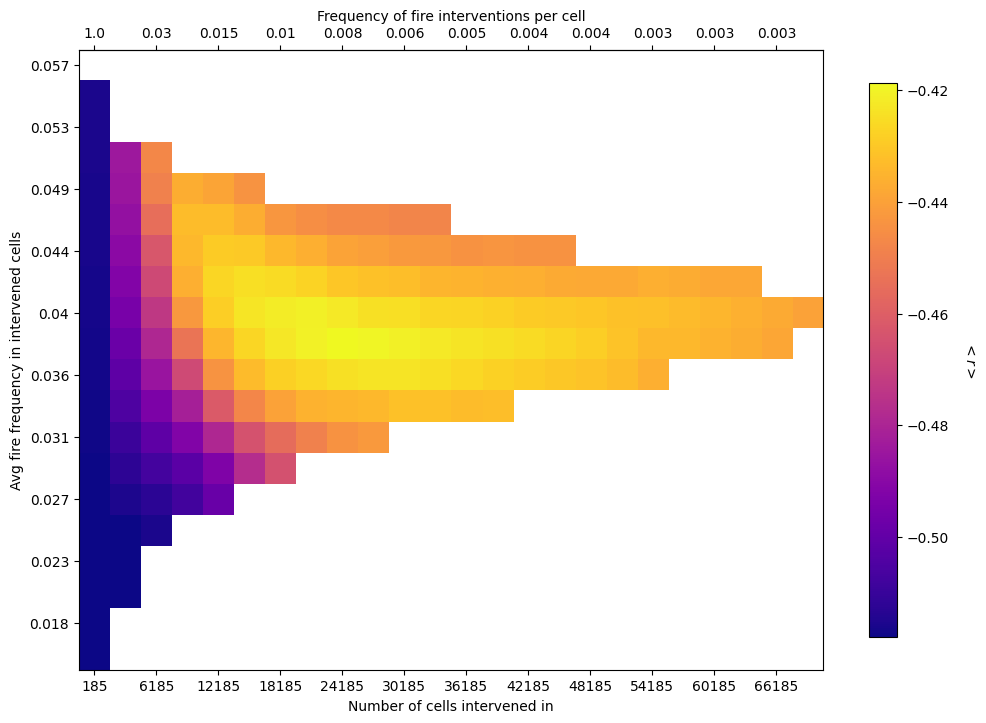

Here is the Python script that generated this plot:
import numpy as np
import signac as sg
import sys
from project import Phase
from itertools import product
import timeit
import os
import json
from global_functions import plot_phase

constants = {}
constants['progress'] = False
constants['metric_thresh'] = 0.98
constants['c'] = 1.42
constants['Aeff'] = 1.0
constants['t_final'] = 600
constants['sim_method'] = 'nint'
constants['ul_coord'] = [1500, 2800]
constants['lr_coord'] = [2723, 3905]
constants['min_tau'] = 3
constants['A_cell'] = 270**2 / 1e6 #km^2
constants['tau_bw_ratio'] = 30 #For binning initial tau (with uncertainty)
constants['tauc_baseline'] = 200 #years, max(tauc) possible at min(ncell) given C
constants['ncell_samples'] = 20
#constants['ncell_samples'] = 20
#constants['slice_samples'] = 30
constants['slice_samples'] = 100
constants['baseline_A_min'] = 10 #km^2
constants['baseline_A_max'] = 160 * 2.0043963553530753
constants['baseline_A_samples'] = 20
#constants['baseline_A_samples'] = 3
#constants['delta_tau_min'] = 0.0
#constants['delta_tau_max'] = 0.0
#constants['delta_tau_samples'] = 1
constants['delta_tau_min'] = -10.0
constants['delta_tau_max'] = 10.0
constants['delta_tau_samples'] = 81
constants['root'] = 0 #For mpi

#metrics = ["lambda_s", "mu_s", "r"]
metrics = ["mu_s"]
tauc_methods = ["flat", "initlinear", "initinverse"]
#tauc_methods = ["initinverse"]
# Loop over tauc_methods and metrics 
for metric in metrics:
    constants.update({'metric': metric})
    # Set True to overwrite metrics (only once per metric)
    constants.update({'overwrite_metrics': False}) 
    if metric == metrics[0]:
        # Set True to overwrite scaling params (only once per tauc_method)
        constants.update({'overwrite_scaleparams': False})
    else:
        constants.update({'overwrite_scaleparams': False}) 
    #if metric == 'r':
    #    constants.update({'final_max_tau': 70})
    #else:
    #    constants.update({'final_max_tau': np.nan})
    constants.update({'final_max_tau': np.nan})

    for (tauc_method_i, tauc_method) in enumerate(tauc_methods):
        if tauc_method_i > 0:
            constants.update({'overwrite_metrics': False})
        constants.update({'tauc_method': tauc_method})

        # Init a phase processor based on above constants
        pproc = Phase(**constants) 
        if pproc.rank == 0: print(f"on {tauc_method} tauc_method")
        pproc.initialize()

        # Loop over initial tau uncertainty
        for delta_tau_i, delta_tau in enumerate(pproc.delta_tau_vec):
            if pproc.rank == pproc.root: print(f"on delta_tau={delta_tau}")
            start_time = timeit.default_timer()

            # Apply uncertainty to <tau> distribution
            '''change to pproc.set_tau_expect(delta_tau)...is this line even neccessary?'''
            pproc.tau_expect = pproc.tau_flat + delta_tau

            # Initialize data for visualizing slices of phase at delta tau and C values 
            pproc.phase_deltatau_C = np.ones((len(pproc.C_vec), len(pproc.tau_bin_edges), len(pproc.ncell_vec))) * np.nan
            # Do the same for excess resources; only do this once
            pproc.phase_xs_deltatau_C = np.ones((len(pproc.C_vec), len(pproc.tau_bin_edges), len(pproc.ncell_vec))) * np.nan

            # Loop over resource constraint values and alteration slice sizes
            for (C_i, C), (ncell_i, ncell) in product(enumerate(pproc.C_vec), enumerate(pproc.ncell_vec)):
                pproc.prep_rank_samples(metric, ncell)
                pproc.process_samples(metric, delta_tau, C, ncell)

            if pproc.rank == pproc.root:
                elapsed = timeit.default_timer() - start_time
                print('{} seconds to run metric {}'.format(elapsed, metric))

            # Save and plot phase slice matricies
            if pproc.rank == pproc.root:
                for C_i, C in enumerate(pproc.C_vec):
                    phase_slice = pproc.phase_deltatau_C[C_i]
                    phase_xs_slice = pproc.phase_xs_deltatau_C[C_i]
                    data_dir = f"data/Aeff_{pproc.Aeff}/tfinal_{pproc.t_final}/metric_{metric}/deltatau_{delta_tau}/C_{C}/"
                    if not os.path.isdir(data_dir):
                        os.makedirs(data_dir)
                    fn = data_dir + f"/phase_{tauc_method}.npy"
                    with open(fn, 'wb') as handle:
                        np.save(handle, phase_slice)

                    if tauc_method == "flat":
                        tauc_vec = C / pproc.ncell_vec
                    else:
                        tauc_vec = None
                    nochange_dir = f"data/Aeff_{pproc.Aeff}/tfinal_{pproc.t_final}/metric_{metric}/deltatau_{delta_tau}/"
                    fn = nochange_dir + f"nochange_{pproc.tauc_method}.json"
                    with open(fn, 'r') as handle:
                        nochange = json.load(handle)[f'{metric}_expect_nochange']
                    figs_dir = f"figs/Aeff_{pproc.Aeff}/tfinal_{pproc.t_final}/metric_{metric}/deltatau_{delta_tau}/C_{C}/"
                    if not os.path.isdir(figs_dir):
                        os.makedirs(figs_dir)
                    fn = figs_dir + f"/phase_slice_{tauc_method}.png"
                    plot_phase(phase_slice, metric, nochange, pproc.tau_bin_cntrs, pproc.ncell_vec, fn, C, tauc_vec)
                    fn = figs_dir + f"/phase_xs_slice_{tauc_method}.png"
                    plot_phase(phase_xs_slice, 'xs', 0, pproc.tau_bin_cntrs, pproc.ncell_vec, fn, C, tauc_vec)
        if pproc.rank == pproc.root:
            fn = f"data/Aeff_{pproc.Aeff}/tfinal_{pproc.t_final}/metric_{metric}/phase_{pproc.tauc_method}.npy"
            np.save(fn, pproc.phase)
